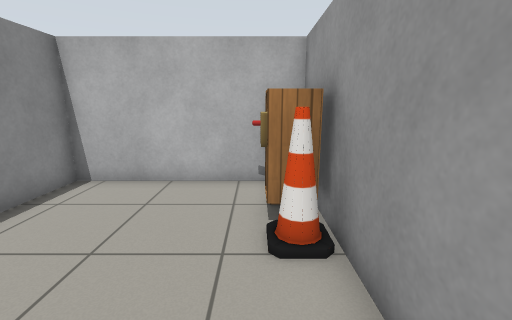
View 1 (above)

18 first-person views from a walk through a robot-simulator world made for Gazebo. The camera is 1.1 m above the floor, tilts 12° down and sees 90° across. The lines on the ground mark 1 m squares. The floor is counted in squares, 0.5 m on a side. Each view is taken from the middle of a square. On the plan, view 1 faces up. The plan holds only what a view shows up to about 16 squares ahead; the rest is blank. The robots in the file are not drawn. Gazebo's built-in surfaces are drawn with simple patterns.

View 2
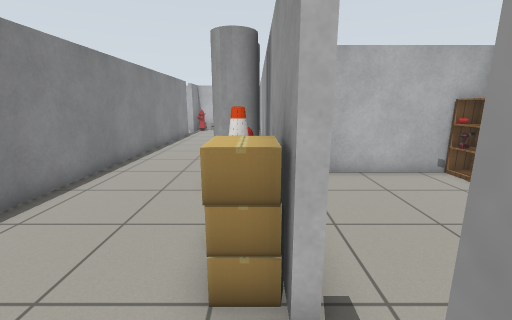

View 3
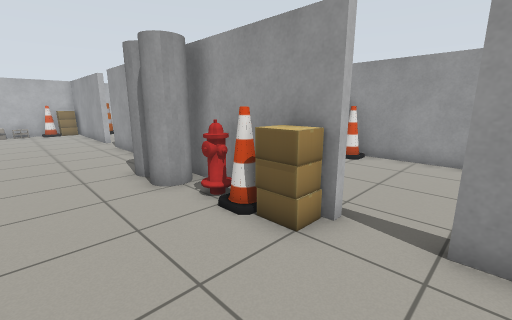

View 4
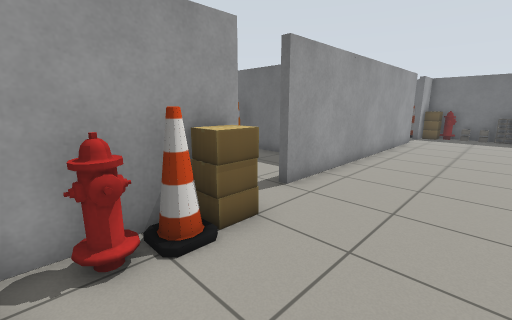

View 5
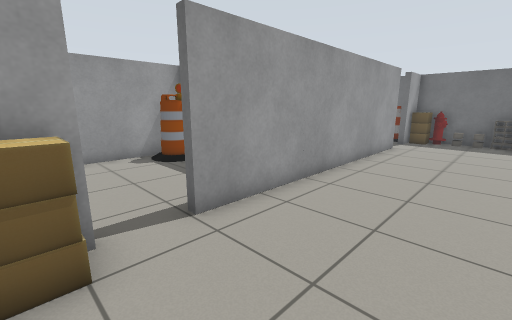

View 6
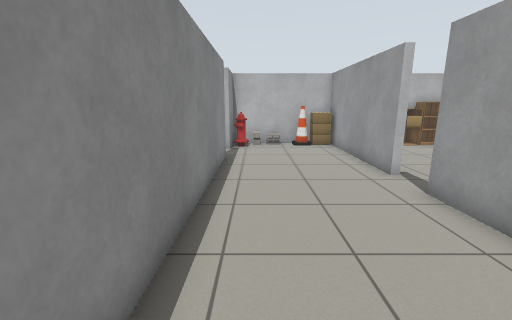

View 7
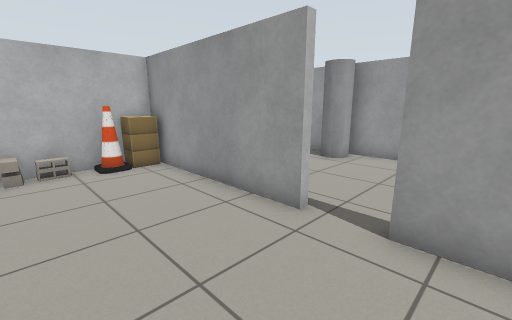

View 8
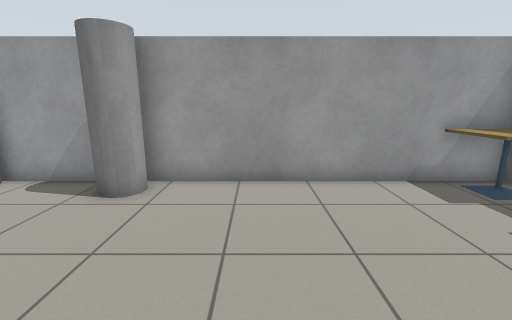

View 9
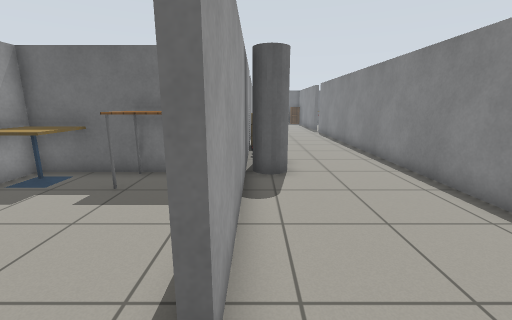

View 10
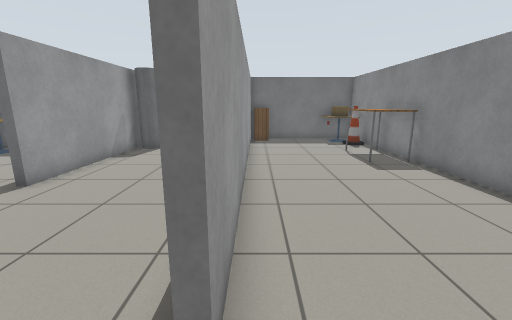

View 11
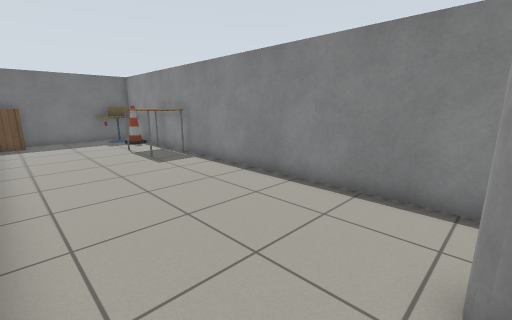

View 12
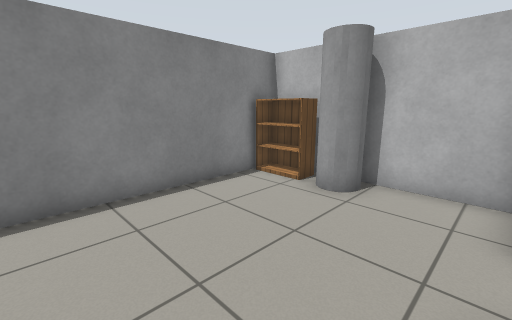

View 13
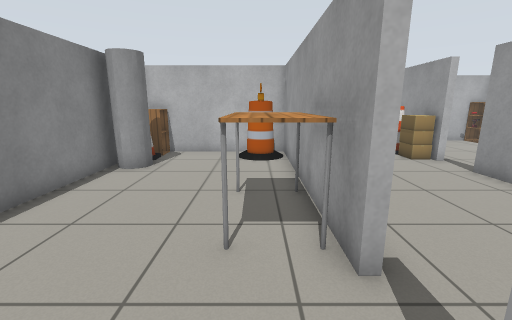

View 14
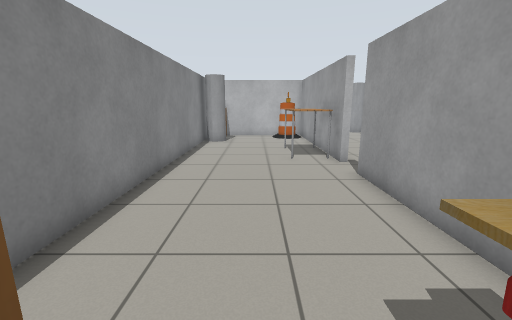

View 15
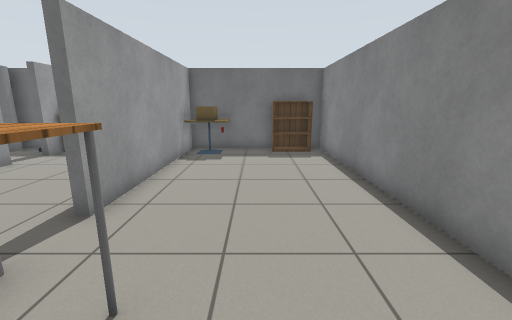

View 16
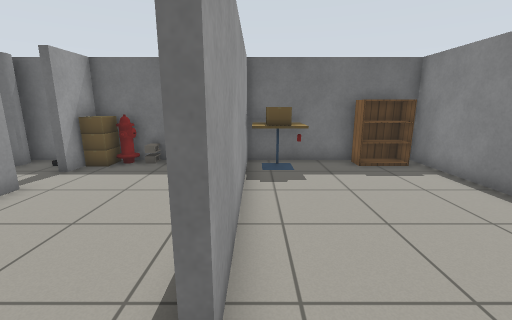

View 17
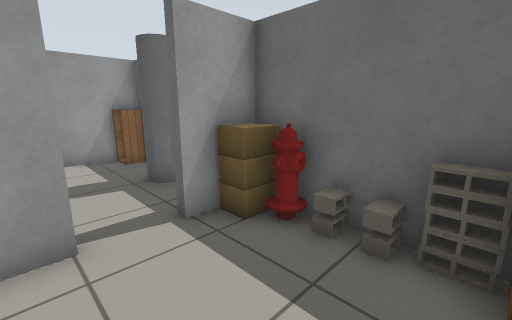

View 18
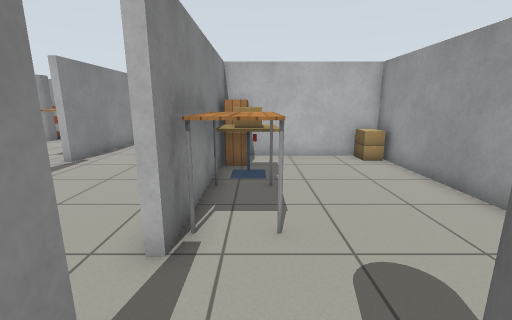

### Floor plan
Points are (right, up) in squares from view 1. A wall is a line through its corners. A room is listed if a view was taken in it or the views show most of it. See-through windows are left out.
Room 1 (views 1, 2, 3, 4, 5, 6, 7, 8, 9, 17, 18)
walls: (-5.6, 4.6) (-5.6, 5.2); (-5.3, 6.8) (-5.3, 5); (-1.6, 7.7) (-0.5, 7.7); (-0.4, 7.3) (-1.6, 7.3); (-5.6, 9.5) (-5.6, 14.2) (-5.2, 14.2); (-5.6, -4.5) (-5.6, -0.6) (-5.2, -0.6); (-2.2, -4.4) (0.8, -4.4); (-0.5, -4.7) (-4.5, -4.7); (1.4, 9.8) (1.4, 17.2); (1.4, -4.4) (1.4, 3.2); (-11.7, -7.8) (-11.2, -7.8); (-5.2, 16) (-5.6, 16) (-5.6, 22.2); (1.4, -10.9) (1.4, -6.8); (-11.7, 19.3) (-11.3, 19.3) (-11.3, -6); (1.4, 19.6) (1.4, 22.2); (1.4, -14.2) (1.4, -13.4); (-7.5, 23.3) (-8.6, 23.3)
ways out: opening at (-11, -5.5) to room 2; opening at (-11, 4) to room 2; opening at (-11, 21.5) to room 2
objects: cabinet (-11, -16) to (-11, -15); fire hydrant (-11, 22); cinder block (-10, -16); cinder block (-10, 23); cinder block (-9, -16); cinder block (-9, 23); cinder block (-8, -16); fire hydrant (-7, -16); grey cylinder (-7, 6) to (-6, 7); grey cylinder (-7, 7) to (-6, 8); cone (-7, 23); cardboard box (-6, -16) to (-6, -15); cardboard box (-6, 2); cone (-6, 3); fire hydrant (-6, 4); cardboard box (-6, 23); cone (-5, -16); table (-5, -12) to (-4, -10); cafe table (-5, -9) to (-4, -9); cardboard box (-5, -8) to (-4, -7); bookshelf (-5, -7) to (-5, -5); table (-5, 8) to (-2, 9); grey cylinder (-3, -16) to (-2, -15); cabinet (-2, 23) to (-1, 23); cardboard box (-1, 22); cabinet (0, -16) to (1, -15); barrel (0, -4) to (0, -3); cardboard box (0, 5); other object (0, 7); cafe table (0, 8) to (1, 9); grey cylinder (0, 18) to (1, 19); bookshelf (0, 23) to (1, 23); cardboard box (1, -6) to (1, -5); cone (1, 4); cabinet (1, 5); bookshelf (1, 6) to (1, 7)
Room 2 (views 10, 11, 12, 13, 14, 15, 16)
walls: (-15.5, 3.7) (-13.4, 3.7); (-18.4, -0.7) (-18.4, -16.3) (-17.4, -16.3); (-11.7, 7.4) (-11.7, 19.3); (-18.4, 7.4) (-18.4, 6.8); (-11.7, -2.4) (-11.7, 3.3) (-15.5, 3.3); (-11.3, -6) (-11.8, -6); (-11.7, -14.2) (-11.7, -7.8); (-18.4, 21.4) (-18.4, 11.8); (-15.5, -16.3) (-13.4, -16.3); (-11.7, 23.3) (-14.5, 23.3)
ways out: opening at (-11, -5.5) to room 1; opening at (-11, 4) to room 1; opening at (-11, 21.5) to room 1
objects: grey cylinder (-18, 0) to (-17, 1); other object (-18, 2); cabinet (-18, 3) to (-17, 3); cafe table (-18, 4); cardboard box (-18, 4) to (-17, 5); cone (-18, 6); table (-18, 8) to (-17, 11); bookshelf (-18, 22) to (-17, 23); bookshelf (-17, -16) to (-16, -15); cafe table (-16, 4); grey cylinder (-16, 22) to (-15, 23); cafe table (-13, -16) to (-12, -16); cardboard box (-13, -15) to (-12, -15); table (-13, -5) to (-12, -3); barrel (-13, 2) to (-12, 3); cabinet (-13, 4) to (-12, 5)

Where each view was taken, in squares from view 1:
view 1: 0 up, 0 right, facing up
view 2: 1 down, 6 left, facing up
view 3: 1 down, 10 left, facing up-right
view 4: 5 up, 10 left, facing down-right
view 5: 2 up, 10 left, facing down-right
view 6: 8 up, 10 left, facing up
view 7: 13 up, 10 left, facing up-right
view 8: 15 up, 6 left, facing right
view 9: 16 up, 6 left, facing down
view 10: 21 up, 12 left, facing down
view 11: 22 up, 12 left, facing down-left
view 12: 16 up, 12 left, facing up-left
view 13: 9 down, 13 left, facing up
view 14: 16 down, 15 left, facing up
view 15: 3 down, 15 left, facing down
view 16: 6 down, 12 left, facing down
view 17: 12 down, 10 left, facing down-right
view 18: 16 down, 4 left, facing up
